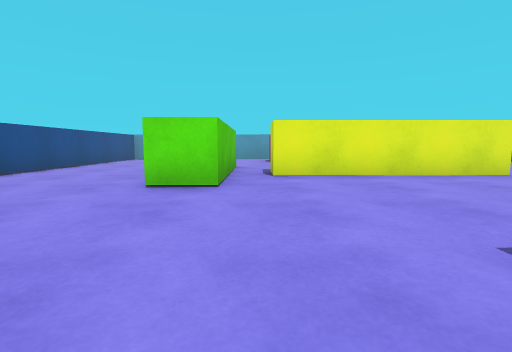
view 1 (above)

15 first-person views from a walk through a 3-D level made in the Unity game engine. The camera is 0.57 m above the floor, tilts 6° down and sees 85° across. The floor is counted in squares, 1 m on a side. Each view is taken from the middle of a square. On the plan, view 1 faces up. The plan holds only what a view shows up to about 9 squares ahead; the rest is blank. The player is left out.

view 2
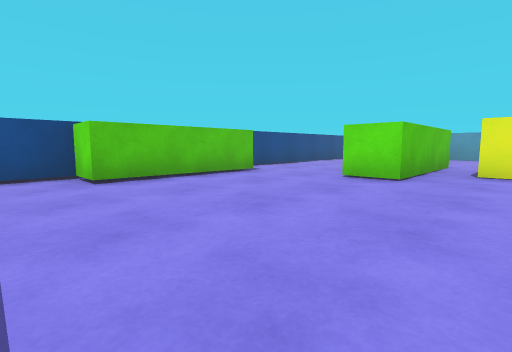

view 3
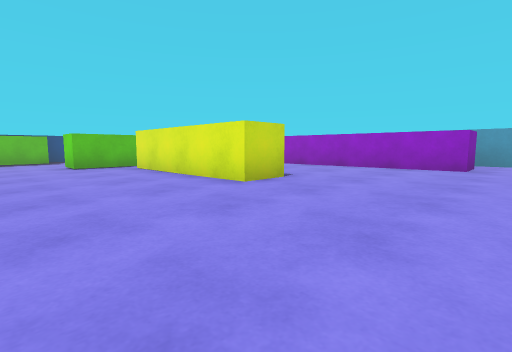

view 4
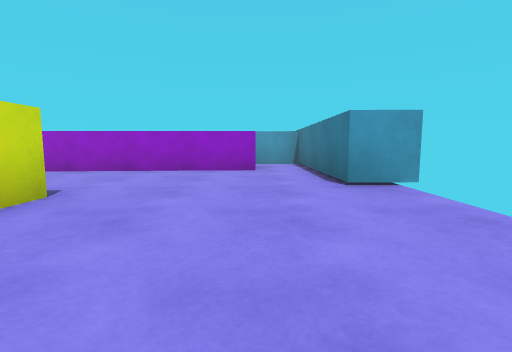

view 5
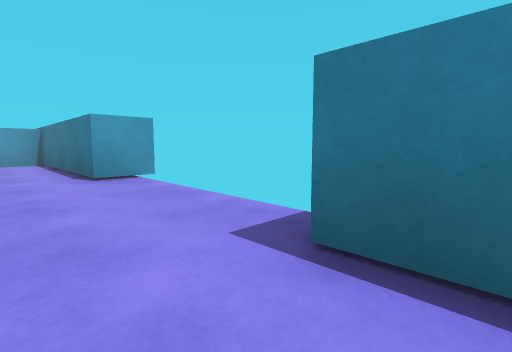

view 6
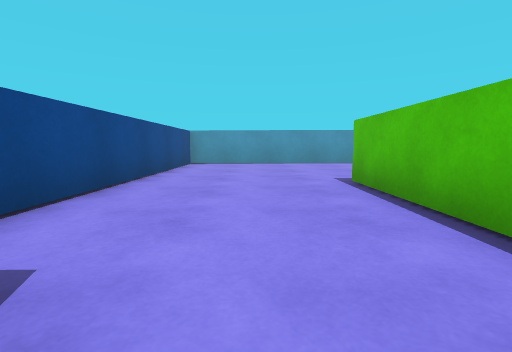

view 7
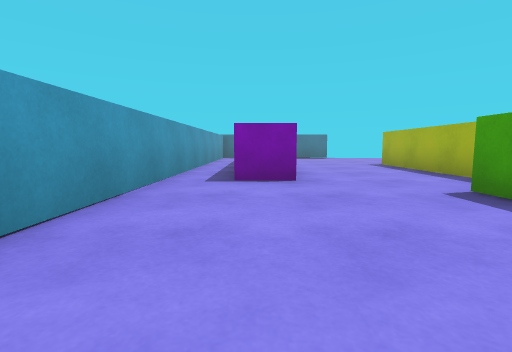

view 8
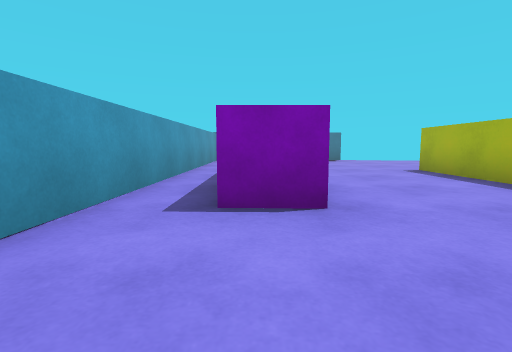

view 9
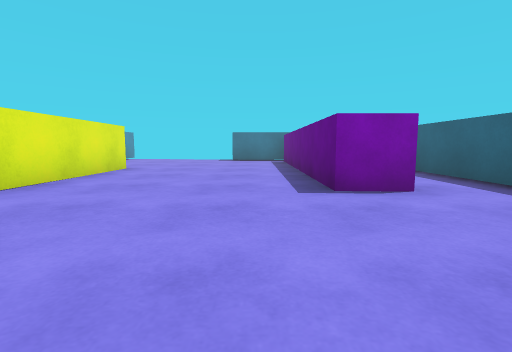

view 10
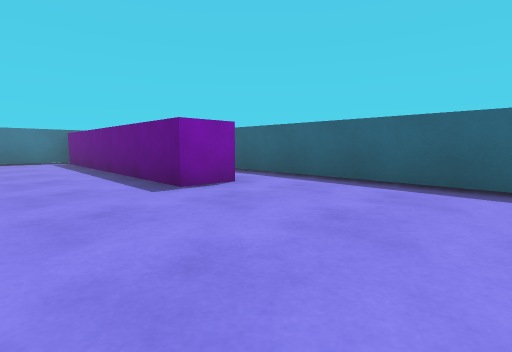

view 11
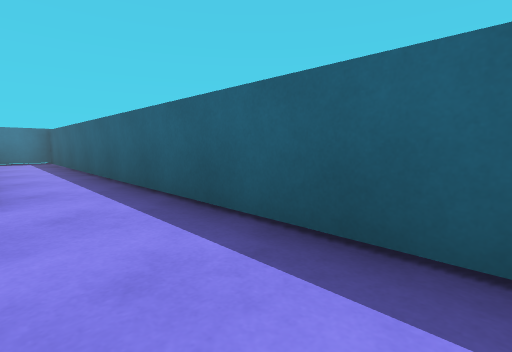

view 12
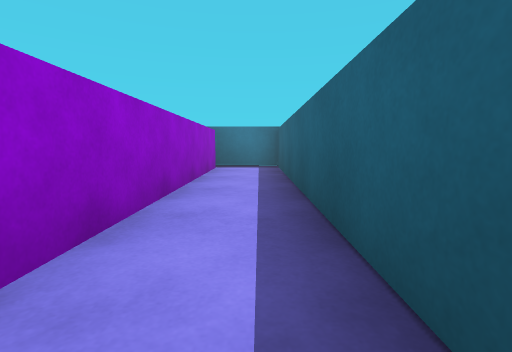

view 13
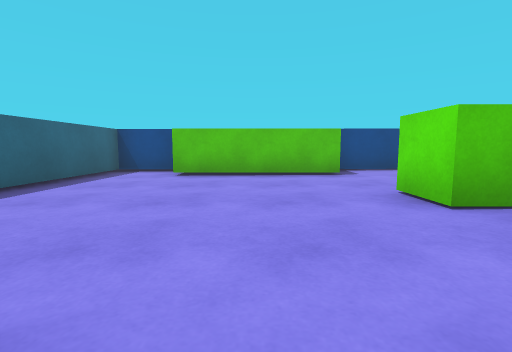

view 14
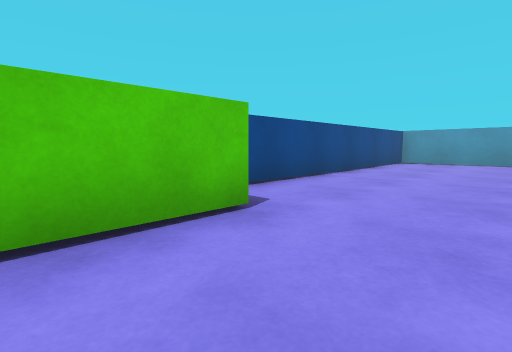

view 15
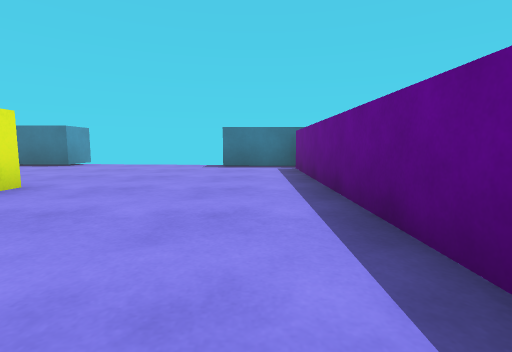

### Floor plan
Points are (right, up) in squares from view 1. A wall is a line through its corners. A room is listed if a view was taken in it or the views show most of it. See-through windows are left out.
Room 1 (views 1, 2, 3, 4, 5, 6, 9, 10, 11, 12, 13, 14, 15)
walls: (1, 6.1) (4.6, 6.1) (4.6, 5.1) (0.3, 5.1) (0.3, 5.9); (1.5, 0) (1.5, 1) (8, 1); (-0.5, 7.3) (-0.5, 3.8) (-1.6, 3.8); (8, 0) (2, 0); (-3.9, 3.9) (-3.9, 0.3) (-5, 0.3) (-5, -1.4) (8.3, -1.6) (8.3, 2.9); (9.4, 6.9) (8.3, 6.9) (8.3, 10.4); (7, 10.4) (7, 9.4) (2.1, 9.4)
ways out: opening at (-2.5, 3) to room 2; opening at (0, 8.5) to room 2; opening at (7.5, 10) to room 2; gap at (9, 3); gap at (9, 7)
Room 2 (views 7, 8)
walls: (0.5, 9.2) (0.5, 10.4); (-1.1, 7.3) (-0.5, 7.3); (-1.5, 4.5) (-1.5, 7.4); (8.3, 10.4) (8.3, 11.4) (-5, 11.6) (-5, 4)
ways out: opening at (-2.5, 3) to room 1; opening at (0, 8.5) to room 1; opening at (7.5, 10) to room 1

Where each view was taken, in squares from view 1:
view 1: 0 up, 0 right, facing up
view 2: 1 down, 1 right, facing up-left
view 3: 2 up, 8 right, facing up-left
view 4: 3 up, 7 right, facing up
view 5: 2 up, 7 right, facing up-right
view 6: 3 up, 3 left, facing up
view 7: 10 up, 4 left, facing right
view 8: 10 up, 2 left, facing right
view 9: 2 up, 2 left, facing right
view 10: 3 up, 2 left, facing down-right
view 11: 0 up, 2 left, facing down-right
view 12: 1 down, 1 right, facing right
view 13: 2 up, 2 right, facing left
view 14: 2 up, 2 left, facing up-left
view 15: 2 up, 1 right, facing right
